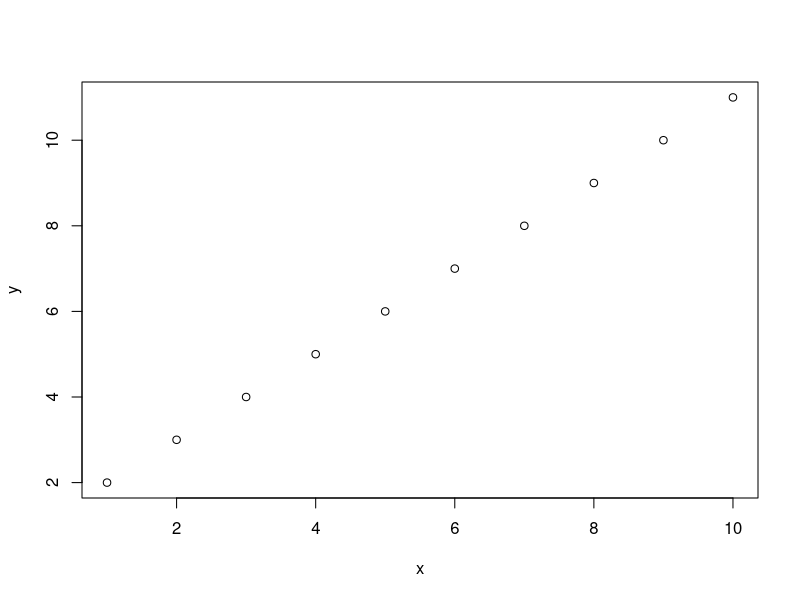

Write R code to recreate this figure.
add <- function(x, y) {
  x + y
}

hello <- rnorm(100)

#region

print(add(1, -2))
print(add(1.0e10, 2.0e10))

#endregion

print(paste("one", NULL))
print(paste(NA, 'two'))

print(paste("multi-
line",
'multi-
line'))


x<-seq(1,10)
y<-seq(2,11)

plot(x, y)